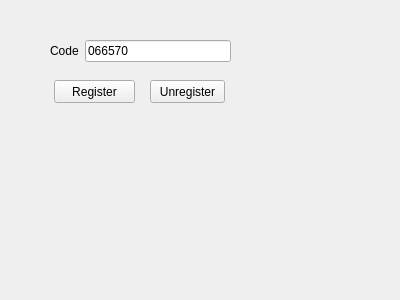
<?xml version="1.0" encoding="UTF-8"?>
<ui version="4.0">
 <class>Form</class>
 <widget class="QWidget" name="Form">
  <property name="geometry">
   <rect>
    <x>0</x>
    <y>0</y>
    <width>400</width>
    <height>300</height>
   </rect>
  </property>
  <property name="windowTitle">
   <string>Form</string>
  </property>
  <widget class="QWidget" name="formLayoutWidget">
   <property name="geometry">
    <rect>
     <x>50</x>
     <y>40</y>
     <width>181</width>
     <height>31</height>
    </rect>
   </property>
   <layout class="QFormLayout" name="formLayout">
    <item row="0" column="0">
     <widget class="QLabel" name="codeLabel">
      <property name="text">
       <string>Code</string>
      </property>
     </widget>
    </item>
    <item row="0" column="1">
     <widget class="QLineEdit" name="codeLineEdit">
      <property name="text">
       <string>066570</string>
      </property>
     </widget>
    </item>
   </layout>
  </widget>
  <widget class="QPushButton" name="button_register">
   <property name="geometry">
    <rect>
     <x>54</x>
     <y>80</y>
     <width>81</width>
     <height>23</height>
    </rect>
   </property>
   <property name="text">
    <string>Register</string>
   </property>
  </widget>
  <widget class="QPushButton" name="button_unregister">
   <property name="geometry">
    <rect>
     <x>150</x>
     <y>80</y>
     <width>75</width>
     <height>23</height>
    </rect>
   </property>
   <property name="text">
    <string>Unregister</string>
   </property>
  </widget>
 </widget>
 <resources/>
 <connections/>
</ui>
